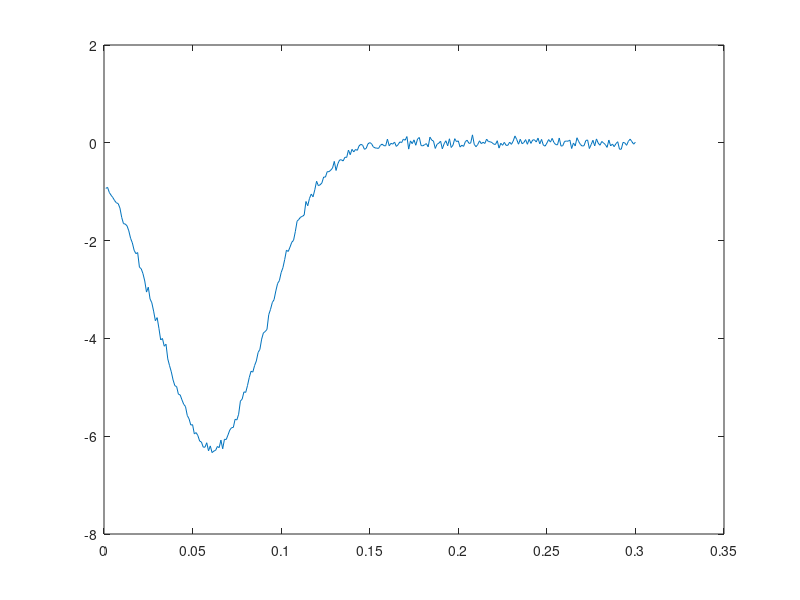
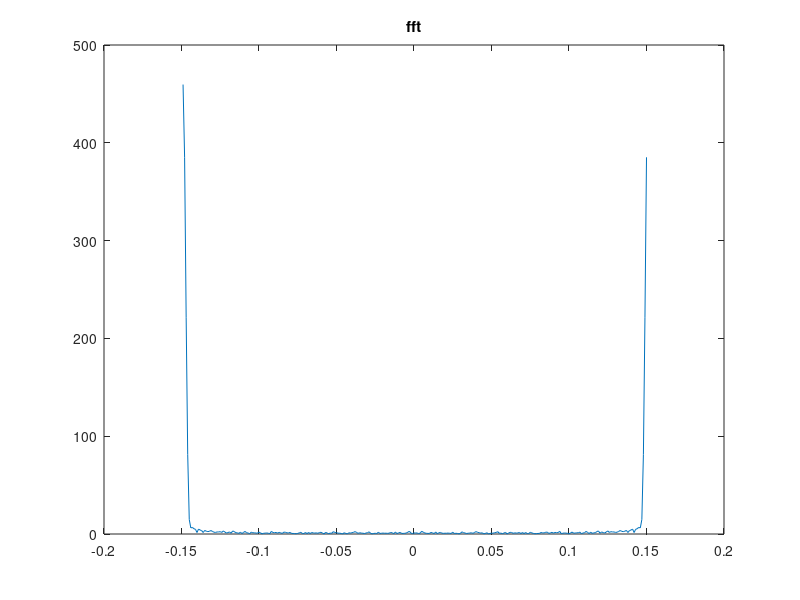

MATLAB code for these plots, in order:
%% QUESTION 3

clear all
close all
R1 = 1;
C = 0.25;
R2 = 2;
L = 0.2;
R3 = 10;
a = 100;
R4 = 0.1;
Ro = 1000;
Cn = 0.00001;

% V = [V1    V2            V3   V4     V5           i1  iL  i3];
G = [-1/R1  1/R1           0     0      0            1   0   0;
    1/R1 (-1/R1)-(1/R2)  0     0      0            0  -1   0;
    0      0            -1/R3  0      0            0   1   0;
    0      0            0   -1/R4  1/R4            0   0   1;
    0      0            0    1/R4 (-1/R4)-(1/Ro)   0   0   0;
    1      0            0      0      0            0   0   0;
    0      1            -1     0      0            0   0   0;
    0      0            a/R3   1      0            0   0   0]

% V = [V1  V2  V3   V4  V5 i1  iL i3];
CM =   [-C  C   0   0   0   0   0  0;
    C  -C   0   0   0   0   0  0;
    0   0  -Cn  0   0   0   0  0;
    0   0   0   0   0   0   0  0;
    0   0   0   0   0   0   0  0;
    0   0   0   0   0   0   0  0;
    0   0   0   0   0   0  -L  0;
    0   0   0   0   0   0   0  0]

tstep = 0.001;
time = 0;


for i = 1:300
    
    In = randn*0.01;
    Vin = exp(-(time-0.06).^2/(2*(0.03)^2));
    
    F = [0 0 In 0 0 Vin 0 0];
    V = G\F';
    Vo(i) = V(5);
           
    time = tstep*i;
end

figure(8)
plot(tstep:tstep:time,Vo)

figure(9)
X = abs(fft(Vo));
plot(-(time/2-tstep):tstep:time/2,X)
title('fft')